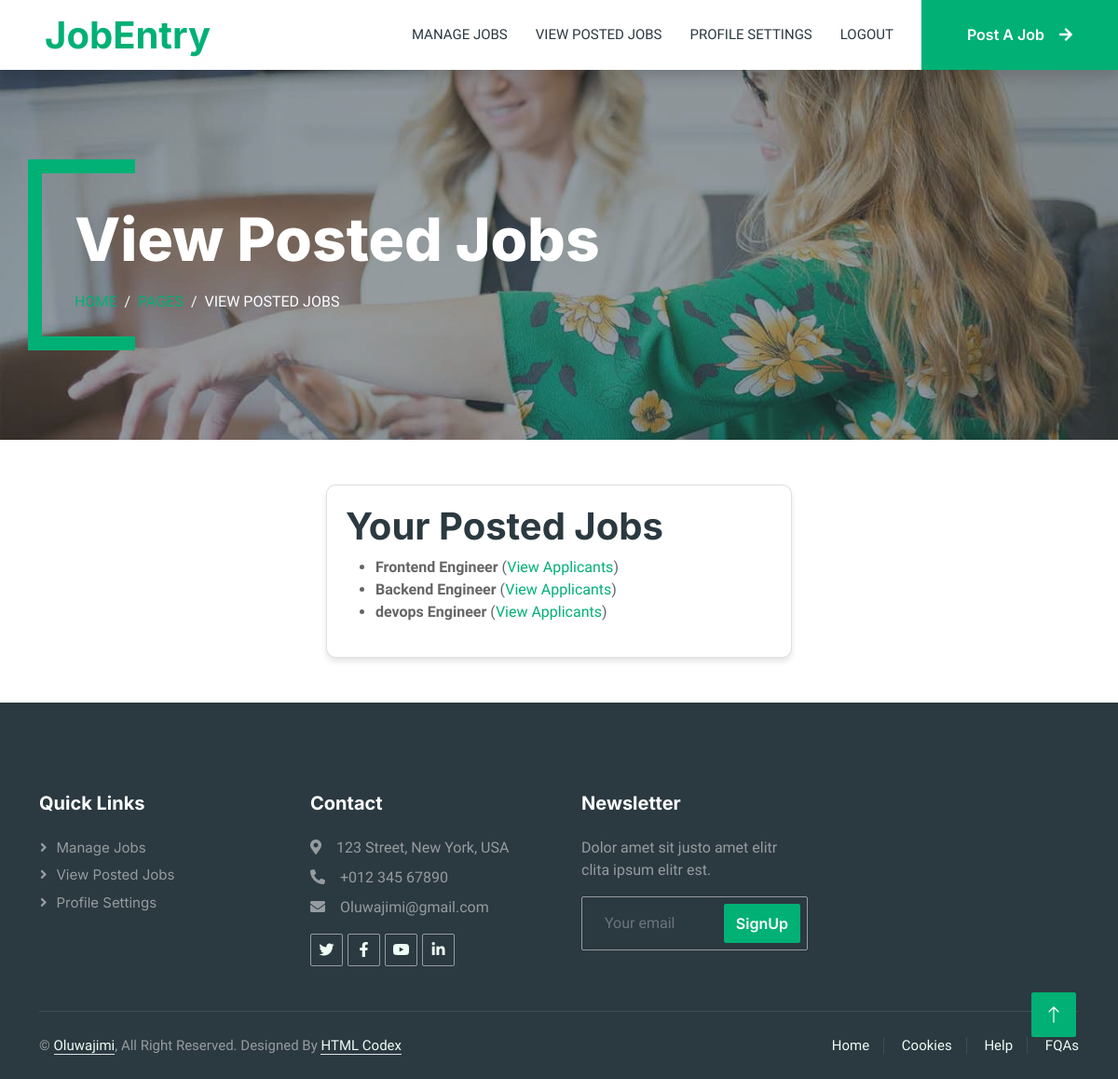
/jobs/posted_jobs/ (signed in), run on the app's committed database.
### jobs/models.py (models this page shows, shortened)
class Job(models.Model):
    JOB_TYPE_CHOICES = [
        ('Onsite', 'Onsite'),
        ('Remote', 'Remote'),
        ('Hybrid', 'Hybrid'),
        ('Part-time', 'Part-time'),
        ('Full-time', 'Full-time'),
        ('Internship', 'Internship'),
    ]
    CATEGORY_CHOICES = [
        ('Marketing', 'Marketing'),
        ('Customer Service', 'Customer Service'),
        ('Human Resource', 'Human Resource'),
        ('Project Management', 'Project Management'),
        ('Software Development', 'Software Development'),
        ('Sales & Communication', 'Sales & Communication'),
        ('Teaching & Education', 'Teaching & Education'),
        ('Design & Creative', 'Design & Creative'),
    ]
    company_logo = models.ImageField(upload_to='company_logos/')
    company_name = models.CharField(max_length=100,default='Unknown')
    job_title = models.CharField(max_length=100)
    job_description = models.TextField()
    job_type = models.CharField(max_length=50, choices=JOB_TYPE_CHOICES)
    salary_range = models.CharField(max_length=100)
    application_deadline = models.DateField()
    responsibility = models.TextField()
    qualifications = models.TextField()
    company_details = models.TextField()
    location = models.CharField(max_length=100, default='Unknown')  # New field for location
    posted_by = models.ForeignKey(settings.AUTH_USER_MODEL, on_delete=models.CASCADE)
    posted_date = models.DateTimeField(auto_now_add=True)  # Added field for date
    category = models.CharField(max_length=50, choices=CATEGORY_CHOICES)  # Added field for category
    saved_by = models.ManyToManyField(User, related_name='saved_jobs', blank=True)

### jobs/views.py (the view)
# urls.py: path('posted_jobs/', views.posted_jobs, name='posted_jobs'),
def posted_jobs(request):
    jobs = Job.objects.filter(posted_by=request.user)
    return render(request, 'job/posted_jobs.html', {'jobs': jobs})

### templates/job/posted_jobs.html (shortened to what this page needs)
{%extends 'sitepages/base2.html' %}
{%load static%}
{%block homepage_content%}
<div class="container-xxl py-5 bg-dark page-header mb-5">
    <div class="container my-5 pt-5 pb-4">
        <h1 class="display-3 text-white mb-3 animated slideInDown">View Posted Jobs</h1>
        <nav aria-label="breadcrumb">
            <ol class="breadcrumb text-uppercase">
                <li class="breadcrumb-item"><a href="#">Home</a></li>
                <li class="breadcrumb-item"><a href="#">Pages</a></li>
                <li class="breadcrumb-item text-white active" aria-current="page">View Posted jobs</li>
            </ol>
        </nav>
    </div>
</div>
{% if jobs %}
    <div class="card">
        <h1>Your Posted Jobs</h1>
        <ul>
            {% for job in jobs %}
                <li>
                    <strong>{{ job.job_title }}</strong>
                    (<a href="{% url 'view_applicants' job.id %}">View Applicants</a>)
                </li>
            {% endfor %}
        </ul>
    </div>
{% else %}
    <div class="card">
        <p>You haven't posted any jobs yet.</p>
    </div>
{% endif %}
{%endblock%}

### static/css/style.css (style rules this page uses)
:root { --primary: #00B074; --secondary: #2B9BFF; --light: #EFFDF5; --dark: #2B3940; }
.header-carousel .container, .page-header .container { position: relative; padding: 45px 0 45px 35px; border-left: 15px solid var(--primary); }
.header-carousel .container::before, .header-carousel .container::after, .page-header .container::before, .page-header .container::after { position: absolute; content: ""; top: 0; left: 0; width: 100px; height: 15px; background: var(--primary); }
.header-carousel .container::after, .page-header .container::after { top: 100%; margin-top: -15px; }
.page-header { background: linear-gradient(rgba(43, 57, 64, .5), rgba(43, 57, 64, .5)), url(../img/carousel-1.jpg) center center no-repeat; background-size: cover; }
.breadcrumb-item + .breadcrumb-item::before { color: var(--light); }

### templates/job/posted_jobs.html (style rules this page uses)
.card { max-width: 500px; margin: 0 auto; border-radius: 10px; box-shadow: 0 4px 6px rgba(0, 0, 0, 0.1); padding: 20px; }

### data on the page
Job: job_title "Frontend Engineer"
Job: job_title "Backend Engineer"
Job: job_title "devops Engineer"
